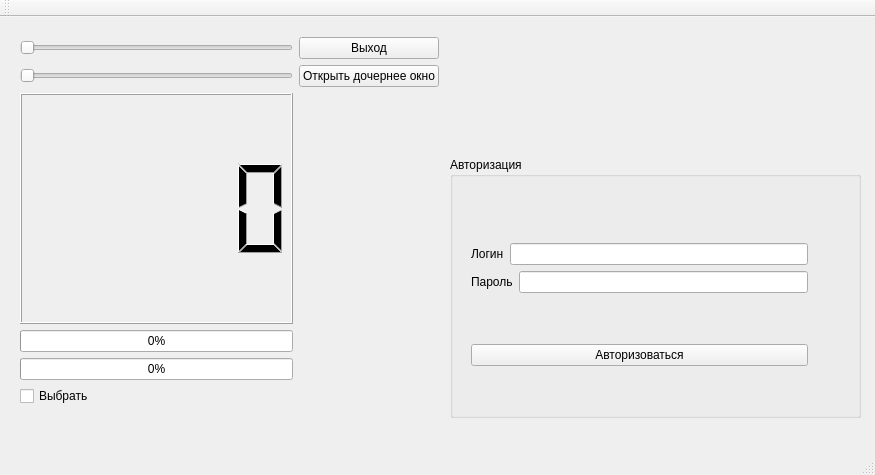
<?xml version="1.0" encoding="UTF-8"?>
<ui version="4.0">
 <class>MainWindow</class>
 <widget class="QMainWindow" name="MainWindow">
  <property name="geometry">
   <rect>
    <x>0</x>
    <y>0</y>
    <width>875</width>
    <height>475</height>
   </rect>
  </property>
  <property name="sizePolicy">
   <sizepolicy hsizetype="Preferred" vsizetype="Expanding">
    <horstretch>0</horstretch>
    <verstretch>0</verstretch>
   </sizepolicy>
  </property>
  <property name="windowTitle">
   <string>Первый проект</string>
  </property>
  <property name="windowOpacity">
   <double>1.000000000000000</double>
  </property>
  <widget class="QWidget" name="centralWidget">
   <widget class="QGroupBox" name="groupBox">
    <property name="geometry">
     <rect>
      <x>450</x>
      <y>140</y>
      <width>411</width>
      <height>261</height>
     </rect>
    </property>
    <property name="title">
     <string>Авторизация</string>
    </property>
    <widget class="QWidget" name="layoutWidget">
     <property name="geometry">
      <rect>
       <x>10</x>
       <y>30</y>
       <width>359</width>
       <height>236</height>
      </rect>
     </property>
     <layout class="QVBoxLayout" name="verticalLayout_3">
      <item>
       <layout class="QVBoxLayout" name="verticalLayout_2">
        <item>
         <layout class="QHBoxLayout" name="horizontalLayout">
          <item>
           <widget class="QLabel" name="label">
            <property name="text">
             <string>Логин</string>
            </property>
           </widget>
          </item>
          <item>
           <widget class="QLineEdit" name="login"/>
          </item>
         </layout>
        </item>
        <item>
         <layout class="QHBoxLayout" name="horizontalLayout_2">
          <item>
           <widget class="QLabel" name="label_2">
            <property name="text">
             <string>Пароль</string>
            </property>
           </widget>
          </item>
          <item>
           <widget class="QLineEdit" name="pass"/>
          </item>
         </layout>
        </item>
       </layout>
      </item>
      <item>
       <widget class="QPushButton" name="pushButton_3">
        <property name="text">
         <string>Авторизоваться</string>
        </property>
       </widget>
      </item>
     </layout>
    </widget>
   </widget>
   <widget class="QLabel" name="img">
    <property name="geometry">
     <rect>
      <x>510</x>
      <y>10</y>
      <width>261</width>
      <height>130</height>
     </rect>
    </property>
    <property name="sizePolicy">
     <sizepolicy hsizetype="Fixed" vsizetype="Fixed">
      <horstretch>0</horstretch>
      <verstretch>0</verstretch>
     </sizepolicy>
    </property>
    <property name="text">
     <string/>
    </property>
    <property name="pixmap">
     <pixmap>../../../кратинки/most.png</pixmap>
    </property>
   </widget>
   <widget class="QWidget" name="">
    <property name="geometry">
     <rect>
      <x>9</x>
      <y>9</y>
      <width>441</width>
      <height>391</height>
     </rect>
    </property>
    <layout class="QGridLayout" name="gridLayout">
     <item row="6" column="0">
      <widget class="QLCDNumber" name="lcdNumber"/>
     </item>
     <item row="4" column="1">
      <widget class="QPushButton" name="pushButton_2">
       <property name="sizePolicy">
        <sizepolicy hsizetype="Minimum" vsizetype="Preferred">
         <horstretch>0</horstretch>
         <verstretch>0</verstretch>
        </sizepolicy>
       </property>
       <property name="text">
        <string>Открыть дочернее окно</string>
       </property>
      </widget>
     </item>
     <item row="9" column="0">
      <widget class="QCheckBox" name="checkBox">
       <property name="text">
        <string>Выбрать</string>
       </property>
      </widget>
     </item>
     <item row="2" column="1">
      <layout class="QVBoxLayout" name="verticalLayout"/>
     </item>
     <item row="7" column="0">
      <widget class="QProgressBar" name="progressBar">
       <property name="enabled">
        <bool>true</bool>
       </property>
       <property name="mouseTracking">
        <bool>true</bool>
       </property>
       <property name="tabletTracking">
        <bool>true</bool>
       </property>
       <property name="autoFillBackground">
        <bool>false</bool>
       </property>
       <property name="maximum">
        <number>99</number>
       </property>
       <property name="value">
        <number>0</number>
       </property>
       <property name="orientation">
        <enum>Qt::Horizontal</enum>
       </property>
      </widget>
     </item>
     <item row="3" column="1">
      <widget class="QPushButton" name="pushButton">
       <property name="sizePolicy">
        <sizepolicy hsizetype="Minimum" vsizetype="Preferred">
         <horstretch>0</horstretch>
         <verstretch>0</verstretch>
        </sizepolicy>
       </property>
       <property name="cursor">
        <cursorShape>PointingHandCursor</cursorShape>
       </property>
       <property name="autoFillBackground">
        <bool>false</bool>
       </property>
       <property name="text">
        <string>Выход</string>
       </property>
      </widget>
     </item>
     <item row="8" column="0">
      <widget class="QProgressBar" name="progressBar_2">
       <property name="minimum">
        <number>0</number>
       </property>
       <property name="maximum">
        <number>99</number>
       </property>
       <property name="value">
        <number>0</number>
       </property>
      </widget>
     </item>
     <item row="4" column="0">
      <widget class="QSlider" name="horizontalSlider">
       <property name="orientation">
        <enum>Qt::Horizontal</enum>
       </property>
      </widget>
     </item>
     <item row="3" column="0">
      <widget class="QSlider" name="slider">
       <property name="orientation">
        <enum>Qt::Horizontal</enum>
       </property>
      </widget>
     </item>
    </layout>
   </widget>
  </widget>
  <widget class="QMenuBar" name="menuBar">
   <property name="geometry">
    <rect>
     <x>0</x>
     <y>0</y>
     <width>875</width>
     <height>29</height>
    </rect>
   </property>
  </widget>
  <widget class="QToolBar" name="mainToolBar">
   <attribute name="toolBarArea">
    <enum>TopToolBarArea</enum>
   </attribute>
   <attribute name="toolBarBreak">
    <bool>false</bool>
   </attribute>
  </widget>
  <widget class="QStatusBar" name="statusBar"/>
 </widget>
 <layoutdefault spacing="6" margin="11"/>
 <resources/>
 <connections>
  <connection>
   <sender>horizontalSlider</sender>
   <signal>valueChanged(int)</signal>
   <receiver>progressBar_2</receiver>
   <slot>setValue(int)</slot>
   <hints>
    <hint type="sourcelabel">
     <x>87</x>
     <y>134</y>
    </hint>
    <hint type="destinationlabel">
     <x>201</x>
     <y>85</y>
    </hint>
   </hints>
  </connection>
  <connection>
   <sender>progressBar_2</sender>
   <signal>valueChanged(int)</signal>
   <receiver>lcdNumber</receiver>
   <slot>display(int)</slot>
   <hints>
    <hint type="sourcelabel">
     <x>236</x>
     <y>83</y>
    </hint>
    <hint type="destinationlabel">
     <x>129</x>
     <y>174</y>
    </hint>
   </hints>
  </connection>
  <connection>
   <sender>progressBar</sender>
   <signal>valueChanged(int)</signal>
   <receiver>lcdNumber</receiver>
   <slot>display(int)</slot>
   <hints>
    <hint type="sourcelabel">
     <x>362</x>
     <y>60</y>
    </hint>
    <hint type="destinationlabel">
     <x>369</x>
     <y>178</y>
    </hint>
   </hints>
  </connection>
 </connections>
</ui>
